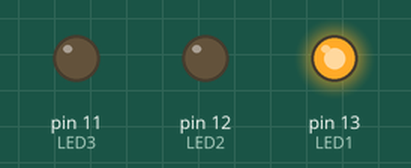
This sketch was run on a simulated Arduino Uno, built with avr-gcc and run on an emulated ATmega328P. Shown: output pins drawn as LEDs (lit = HIGH). At 1.7 s the program stops and its outputs stay as they are.

Above: at 0.3 s.
At 0.95 s:
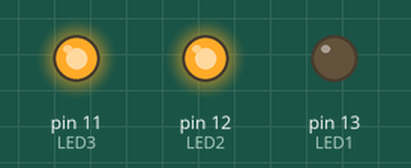
At 1.5 s:
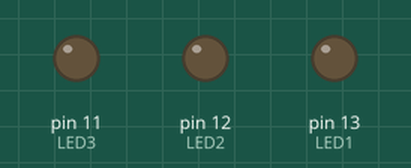
Timing chart, 0 to 3.0 s (numbered marks = the images above):
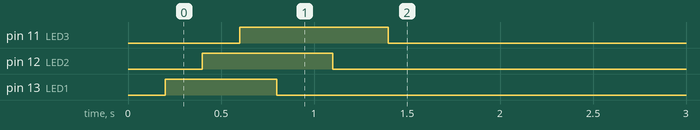

Measured:
- by itself, pin 11 (LED3): LOW → HIGH at 0.60 s, → LOW 0.80 s later
- by itself, pin 12 (LED2): LOW → HIGH at 0.40 s, → LOW 0.70 s later
- by itself, pin 13 (LED1): LOW → HIGH at 0.20 s, → LOW 0.60 s later

The sketch:

BlinkingLights.ino
```cpp
//Simple program for one round of blinking lights.
//Ports used: GRN, 11, 12, 13
int LED1 = 13;
int LED2 = 12;
int LED3 = 11;
bool stop = false;


void setup() {
  pinMode(LED1, OUTPUT);
  pinMode(LED2, OUTPUT);
  pinMode(LED3, OUTPUT);
}

void loop() {
  delay(200);
  digitalWrite(LED1, HIGH);
  delay(200);
  digitalWrite(LED2, HIGH);
  delay(200);
  digitalWrite(LED3, HIGH);
  delay(200);
  digitalWrite(LED1, LOW);
  delay(300);
  digitalWrite(LED2, LOW);
  delay(300);
  digitalWrite(LED3, LOW);
  delay(300);
  stop = true;

  while(stop){

  }
}
```
